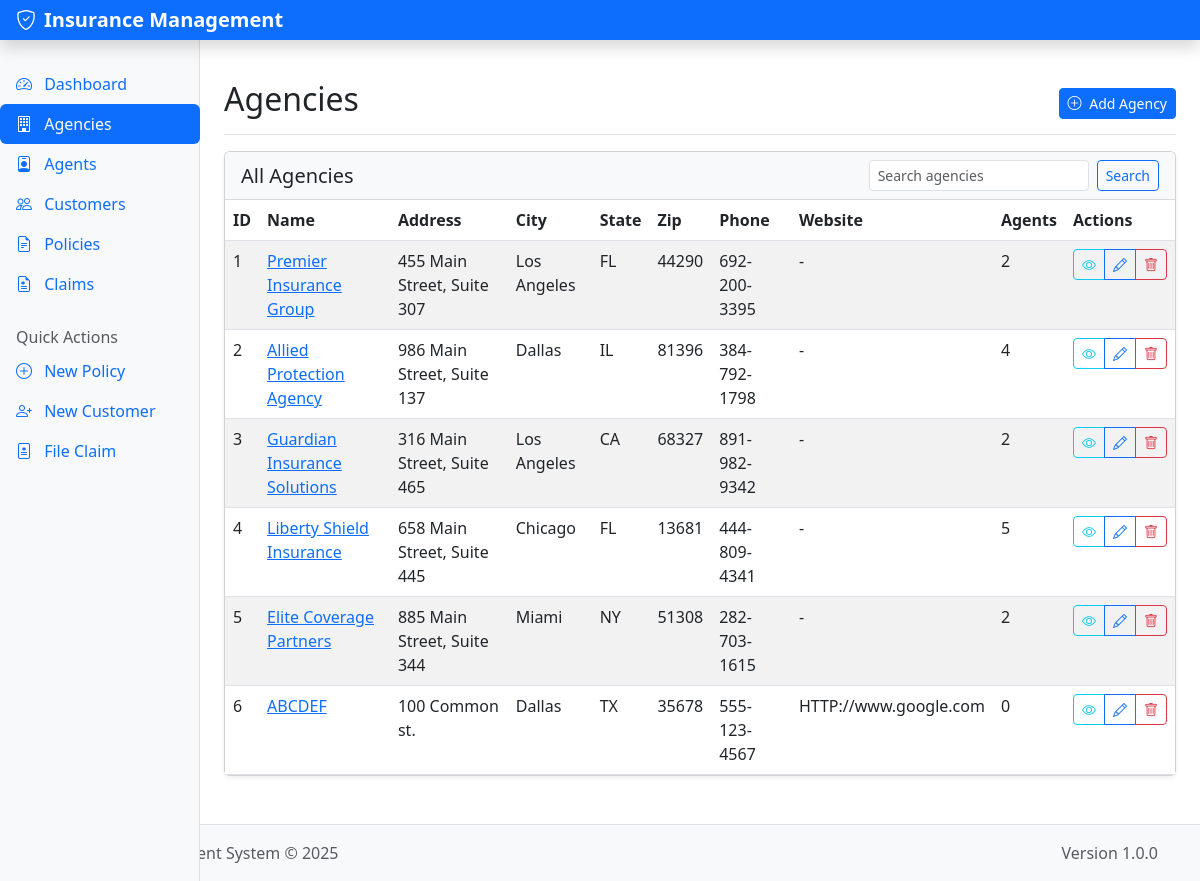
The page /agencies/ on the database its author committed.
### models/agency.py (models this page shows, shortened)
class Agency(db.Model):
    __tablename__ = 'agency'
    agency_id = db.Column(db.Integer, primary_key=True)
    name = db.Column(db.String(100), nullable=False)
    address = db.Column(db.String(200))
    city = db.Column(db.String(100))
    state = db.Column(db.String(100))
    zip_code = db.Column(db.String(20))
    phone = db.Column(db.String(20))
    website = db.Column(db.String(200))
    agents = db.relationship('Agent', backref='agency', lazy=True, cascade='all, delete-orphan')

### routes/agency_routes.py (the view)
@agency_bp.route('/', methods=['GET'])
def index():
    search_term = request.args.get('search', '')
    if search_term:
        agencies = Agency.query.filter(
            or_(
                Agency.name.ilike(f'%{search_term}%'),
                Agency.address.ilike(f'%{search_term}%'),
                Agency.city.ilike(f'%{search_term}%'),
                Agency.state.ilike(f'%{search_term}%'),
                Agency.phone.ilike(f'%{search_term}%')
            )
        ).all()
    else:
        agencies = Agency.query.all()
    return render_template('agency/index.html', agencies=agencies, search_term=search_term)

### app.py (called while the page is built)
@app.context_processor
def inject_now():
    return {'now': datetime.utcnow()}

### templates/agency/index.html (shortened to what this page needs)
{% extends 'layout/base.html' %}
{% block content %}
<div class="d-flex justify-content-between flex-wrap flex-md-nowrap align-items-center pt-3 pb-2 mb-3 border-bottom">
    <h1 class="h2">Agencies</h1>
    <div>
        <a href="{{ url_for('agency.create_form') }}" class="btn btn-sm btn-primary">
            <i class="bi bi-plus-circle me-1"></i> Add Agency
        </a>
    </div>
</div>
<div class="card">
    <div class="card-header">
        <div class="row align-items-center">
            <div class="col">
                <h5 class="mb-0">All Agencies</h5>
            </div>
            <div class="col-auto">
                <form class="d-flex" method="GET" action="{{ url_for('agency.index') }}">
                    <input class="form-control form-control-sm me-2" type="search"
                           placeholder="Search agencies" aria-label="Search"
                           name="search" value="{{ search_term }}">
                    <button class="btn btn-sm btn-outline-primary" type="submit">Search</button>
                </form>
            </div>
        </div>
    </div>
    <div class="card-body p-0">
        <div class="table-responsive">
            <table class="table table-hover table-striped mb-0">
                <thead>
                    <tr>
                        <th>ID</th>
                        <th>Name</th>
                        <th>Address</th>
                        <th>City</th>
                        <th>State</th>
                        <th>Zip</th>
                        <th>Phone</th>
                        <th>Website</th>
                        <th>Agents</th>
                        <th>Actions</th>
                    </tr>
                </thead>
                <tbody>
                    {% if agencies %}
                        {% for agency in agencies %}
                            <tr>
                                <td>{{ agency.agency_id }}</td>
                                <td>
                                    <a href="{{ url_for('agency.view', agency_id=agency.agency_id) }}">
                                        {{ agency.name }}
                                    </a>
                                </td>
                                <td>{{ agency.address or '-' }}</td>
                                <td>{{ agency.city or '-' }}</td>
                                <td>{{ agency.state or '-' }}</td>
                                <td>{{ agency.zip_code or '-' }}</td>
                                <td>{{ agency.phone or '-' }}</td>
                                <td>{{ agency.website or '-' }}</td>
                                <td>{{ agency.agents|length }}</td>
                                <td>
                                    <div class="btn-group" role="group">
                                        <a href="{{ url_for('agency.view', agency_id=agency.agency_id) }}"
                                           class="btn btn-sm btn-outline-info"
                                           data-bs-toggle="tooltip"
                                           title="View Agency">
                                            <i class="bi bi-eye"></i>
                                        </a>
                                        <a href="{{ url_for('agency.edit_form', agency_id=agency.agency_id) }}"
                                           class="btn btn-sm btn-outline-primary"
                                           data-bs-toggle="tooltip"
                                           title="Edit Agency">
                                            <i class="bi bi-pencil"></i>
                                        </a>
                                        <button type="button"
                                                class="btn btn-sm btn-outline-danger btn-delete"
                                                data-bs-toggle="modal"
                                                data-bs-target="#deleteModal{{ agency.agency_id }}"
                                                data-bs-toggle="tooltip"
                                                title="Delete Agency">
                                            <i class="bi bi-trash"></i>
                                        </button>
                                    </div>
                                </td>
                            </tr>
                        {% endfor %}
                    {% else %}
                        <tr>
                            <td colspan="9" class="text-center py-3">No agencies found</td>
                        </tr>
                    {% endif %}
                </tbody>
            </table>
        </div>
    </div>
</div>
{% endblock %}

### templates/layout/base.html (shortened to what this page needs)
<!DOCTYPE html>
<html lang="en">
<head>
    <link href="https://cdn.jsdelivr.net/npm/bootstrap@5.3.0/dist/css/bootstrap.min.css" rel="stylesheet">
    <link href="https://cdn.jsdelivr.net/npm/bootstrap-icons@1.10.5/font/bootstrap-icons.min.css" rel="stylesheet">
    <link href="{{ url_for('static', filename='css/style.css') }}" rel="stylesheet">
</head>
<body>
    {% include 'layout/header.html' %}
    <div class="container-fluid">
        <div class="row">
            <nav id="sidebarMenu" class="col-md-3 col-lg-2 d-md-block bg-light sidebar collapse">
                <div class="position-sticky sidebar-sticky pt-3">
                    <ul class="nav flex-column nav-pills">
                        <li class="nav-item">
                            <a class="nav-link {% if request.endpoint == 'index' %}active{% endif %}" href="{{ url_for('index') }}">
                                <i class="bi bi-speedometer2 me-2"></i>
                                Dashboard
                            </a>
                        </li>
                        <li class="nav-item">
                            <a class="nav-link {% if request.endpoint and request.endpoint.startswith('agency.') %}active{% endif %}" href="{{ url_for('agency.index') }}">
                                <i class="bi bi-building me-2"></i>
                                Agencies
                            </a>
                        </li>
                        <li class="nav-item">
                            <a class="nav-link {% if request.endpoint and request.endpoint.startswith('agent.') %}active{% endif %}" href="{{ url_for('agent.index') }}">
                                <i class="bi bi-person-badge me-2"></i>
                                Agents
                            </a>
                        </li>
                        <li class="nav-item">
                            <a class="nav-link {% if request.endpoint and request.endpoint.startswith('customer.') %}active{% endif %}" href="{{ url_for('customer.index') }}">
                                <i class="bi bi-people me-2"></i>
                                Customers
                            </a>
                        </li>
                        <li class="nav-item">
                            <a class="nav-link {% if request.endpoint and request.endpoint.startswith('policy.') %}active{% endif %}" href="{{ url_for('policy.index') }}">
                                <i class="bi bi-file-earmark-text me-2"></i>
                                Policies
                            </a>
                        </li>
                        <li class="nav-item">
                            <a class="nav-link {% if request.endpoint and request.endpoint.startswith('claim.') %}active{% endif %}" href="{{ url_for('claim.index') }}">
                                <i class="bi bi-file-earmark-medical me-2"></i>
                                Claims
                            </a>
                        </li>
                    </ul>
                    <h6 class="sidebar-heading d-flex justify-content-between align-items-center px-3 mt-4 mb-1 text-muted">
                        <span>Quick Actions</span>
                    </h6>
                    <ul class="nav flex-column mb-2">
                        <li class="nav-item">
                            <a class="nav-link" href="{{ url_for('policy.create_form') }}">
                                <i class="bi bi-plus-circle me-2"></i>
                                New Policy
                            </a>
                        </li>
                        <li class="nav-item">
                            <a class="nav-link" href="{{ url_for('customer.create_form') }}">
                                <i class="bi bi-person-plus me-2"></i>
                                New Customer
                            </a>
                        </li>
                        <li class="nav-item">
                            <a class="nav-link" href="{{ url_for('claim.create_form') }}">
                                <i class="bi bi-file-medical me-2"></i>
                                File Claim
                            </a>
                        </li>
                    </ul>
                </div>
            </nav>
            <main class="col-md-9 ms-sm-auto col-lg-10 px-md-4 py-4">
                {% block content %}{% endblock %}
            </main>
        </div>
    </div>
    {% include 'layout/footer.html' %}
</body>
</html>

### templates/layout/header.html (shortened to what this page needs)
<header class="navbar navbar-dark sticky-top bg-primary flex-md-nowrap p-0 shadow">
    <a class="navbar-brand col-md-3 col-lg-2 me-0 px-3" href="{{ url_for('index') }}">
        <i class="bi bi-shield-check me-2"></i>Insurance Management
    </a>
</header>

### templates/layout/footer.html
<footer class="footer mt-auto py-3 bg-light">
    <div class="container">
        <div class="d-flex justify-content-between">
            <span class="text-muted">Insurance Management System &copy; {{ now.year }}</span>
            <span class="text-muted">Version 1.0.0</span>
        </div>
    </div>
</footer>

### static/css/style.css (style rules this page uses)
body { min-height: 100vh; display: flex; flex-direction: column; }
.sidebar { position: fixed; top: 0; bottom: 0; left: 0; z-index: 100; padding: 48px 0 0; box-shadow: inset -1px 0 0 rgba(0, 0, 0, .1); }
.sidebar-sticky { position: relative; top: 0; height: calc(100vh - 48px); padding-top: .5rem; overflow-x: hidden; overflow-y: auto; }
main { padding-top: 30px; flex: 1; }
:root { --primary-color: #0d6efd; --secondary-color: #6c757d; --success-color: #198754; --info-color: #0dcaf0; --warning-color: #ffc107; --danger-color: #dc3545; --light-color: #f8f9fa; --dark-color: #212529; }
.card { margin-bottom: 1.5rem; box-shadow: 0 0.125rem 0.25rem rgba(0, 0, 0, 0.075); }
.card-header { background-color: var(--light-color); border-bottom: 1px solid rgba(0, 0, 0, 0.125); }
.nav-pills .nav-link.active { background-color: var(--primary-color); }
.navbar-brand { font-weight: 700; }
.footer { background-color: var(--light-color); border-top: 1px solid #dee2e6; position: relative; bottom: 0; width: 100%; }

### rows shown on the page
Agency: agency_id "1", name "Premier Insurance Group", address "455 Main Street, Suite 307", city "Los Angeles", state "FL", zip_code "44290", phone "692-200-3395", website "-", agents|length "2"
Agency: agency_id "2", name "Allied Protection Agency", address "986 Main Street, Suite 137", city "Dallas", state "IL", zip_code "81396", phone "384-792-1798", website "-", agents|length "4"
Agency: agency_id "3", name "Guardian Insurance Solutions", address "316 Main Street, Suite 465", city "Los Angeles", state "CA", zip_code "68327", phone "891-982-9342", website "-", agents|length "2"
Agency: agency_id "4", name "Liberty Shield Insurance", address "658 Main Street, Suite 445", city "Chicago", state "FL", zip_code "13681", phone "444-809-4341", website "-", agents|length "5"
Agency: agency_id "5", name "Elite Coverage Partners", address "885 Main Street, Suite 344", city "Miami", state "NY", zip_code "51308", phone "282-703-1615", website "-", agents|length "2"
Agency: agency_id "6", name "ABCDEF", address "100 Common st.", city "Dallas", state "TX", zip_code "35678", phone "555-123-4567", website "HTTP://www.google.com", agents|length "0"
